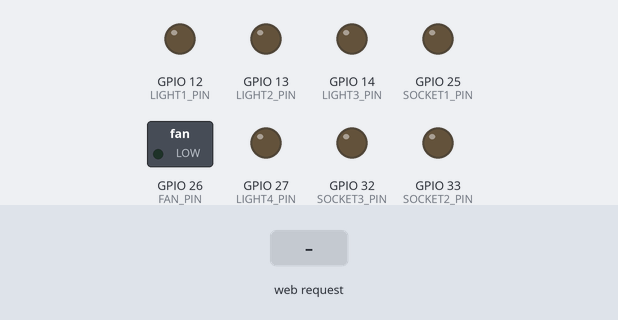
A sketch run on a simulated ESP32. On the bench: switched loads named in the sketch (green lamp = pin HIGH), output pins drawn as LEDs (lit = HIGH). The inputs (shaded band) are chosen by the test bench. WiFi joins after 1.5 s; servers stay silent unless stated; what the sketch prints to the serial monitor is not drawn.

Above: at 2.7 s.
2.8 s: HTTP request GET /light1/on received
At 4.0 s:
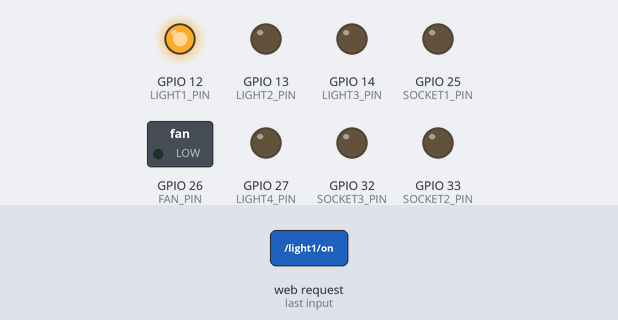
4.3 s: HTTP request GET /light2/on received
At 5.1 s:
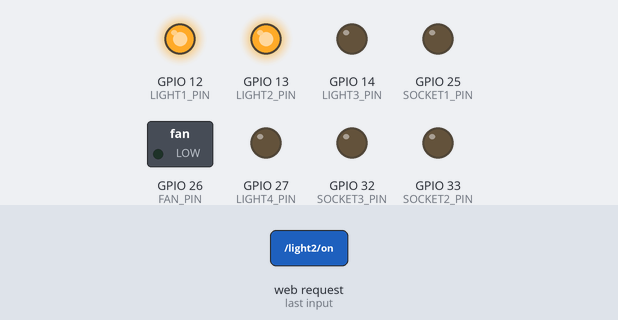
5.8 s: HTTP request GET /light1/off received
At 6.2 s:
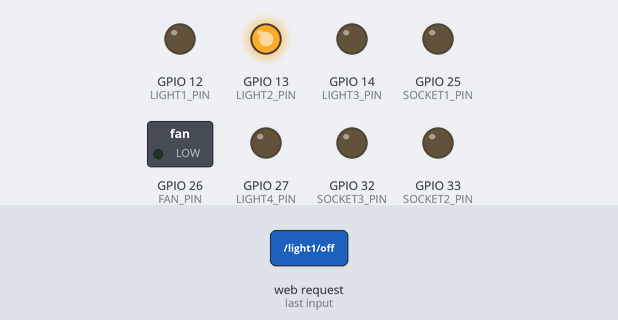
7.3 s: HTTP request GET /fan/on received
At 8.5 s:
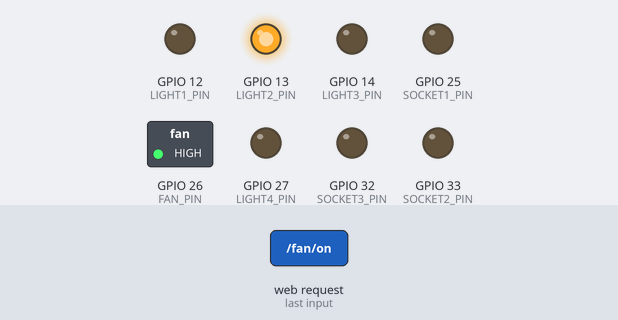
8.8 s: HTTP request GET /light2/off received
At 9.7 s:
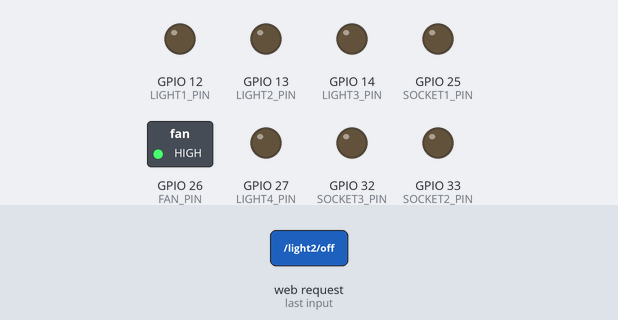
10.3 s: HTTP request GET /socket1/on received
At 10.9 s:
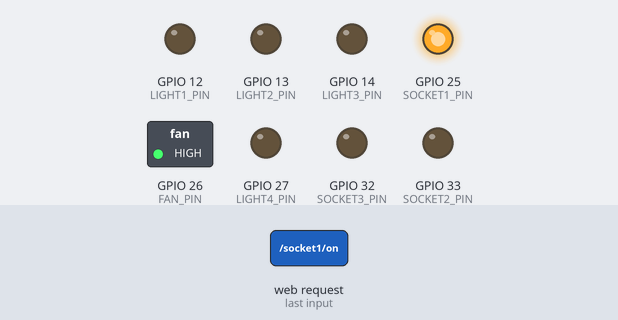
Timing chart, 0 to 12.8 s (numbered marks = the images above; inputs shaded):
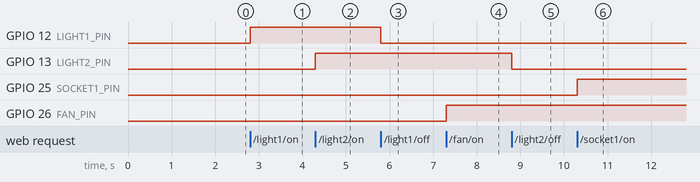

Measured:
- after the input at 2.8 s, GPIO 12 (LIGHT1_PIN): LOW → HIGH at once
- after the input at 4.3 s, GPIO 13 (LIGHT2_PIN): LOW → HIGH at once
- after the input at 5.8 s, GPIO 12 (LIGHT1_PIN): HIGH → LOW at once
- after the input at 7.3 s, GPIO 26 (FAN_PIN): LOW → HIGH at once
- after the input at 8.8 s, GPIO 13 (LIGHT2_PIN): HIGH → LOW at once
- after the input at 10.3 s, GPIO 25 (SOCKET1_PIN): LOW → HIGH at once

The sketch:

smart_home.ino
```cpp
#include <WiFi.h>
#include <WebServer.h>

// ========== WIFI CONFIG ==========
const char* ssid = "YOUR_WIFI_NAME";
const char* password = "YOUR_WIFI_PASSWORD";

// ========== PIN DEFINITIONS ==========
#define LIGHT1_PIN 12
#define LIGHT2_PIN 13
#define LIGHT3_PIN 14
#define LIGHT4_PIN 27
#define FAN_PIN    26
#define SOCKET1_PIN 25
#define SOCKET2_PIN 33
#define SOCKET3_PIN 32

// ========== SERVER ==========
WebServer server(80);

// ========== DEVICE STATES ==========
bool light1State = false;
bool light2State = false;
bool light3State = false;
bool light4State = false;
bool fanState = false;
bool socket1State = false;
bool socket2State = false;
bool socket3State = false;

// ========== HTML UI ==========
String getHTML() {
  return R"rawliteral(
  <!DOCTYPE html>
  <html>
  <head>
    <title>ESP32 Smart Home</title>
    <style>
      body {
        font-family: Arial;
        text-align: center;
        background: #0f172a;
        color: white;
      }
      h1 { margin-top: 30px; }
      .card {
        background: #1e293b;
        padding: 20px;
        margin: 15px auto;
        width: 250px;
        border-radius: 12px;
      }
      button {
        padding: 10px 20px;
        margin: 5px;
        border: none;
        border-radius: 8px;
        font-size: 16px;
        cursor: pointer;
      }
      .on { background: #22c55e; }
      .off { background: #ef4444; }
    </style>
  </head>
  <body>
    <h1>🏠 Smart Home Control</h1>

    <div class="card">
      <h3>Light 1</h3>
      <a href="/light1/on"><button class="on">ON</button></a>
      <a href="/light1/off"><button class="off">OFF</button></a>
    </div>

    <div class="card">
      <h3>Light 2</h3>
      <a href="/light2/on"><button class="on">ON</button></a>
      <a href="/light2/off"><button class="off">OFF</button></a>
    </div>

    <div class="card">
      <h3>Fan</h3>
      <a href="/fan/on"><button class="on">ON</button></a>
      <a href="/fan/off"><button class="off">OFF</button></a>
    </div>

    <div class="card">
      <h3>Socket 1</h3>
      <a href="/socket1/on"><button class="on">ON</button></a>
      <a href="/socket1/off"><button class="off">OFF</button></a>
    </div>

  </body>
  </html>
  )rawliteral";
}

// ========== ROUTES ==========
void handleRoot() {
  server.send(200, "text/html", getHTML());
}

// Generic toggle function
void toggleDevice(int pin, bool &state, bool turnOn) {
  state = turnOn;
  digitalWrite(pin, turnOn ? HIGH : LOW);
  handleRoot();
}

// ========== SETUP ==========
void setup() {
  Serial.begin(115200);

  // Set all pins
  int pins[] = {LIGHT1_PIN, LIGHT2_PIN, LIGHT3_PIN, LIGHT4_PIN,
                FAN_PIN, SOCKET1_PIN, SOCKET2_PIN, SOCKET3_PIN};

  for (int i = 0; i < 8; i++) {
    pinMode(pins[i], OUTPUT);
    digitalWrite(pins[i], LOW);
  }

  // Connect WiFi
  WiFi.begin(ssid, password);
  Serial.print("Connecting to WiFi");

  while (WiFi.status() != WL_CONNECTED) {
    delay(500);
    Serial.print(".");
  }

  Serial.println("\nConnected!");
  Serial.println(WiFi.localIP());

  // Routes
  server.on("/", handleRoot);

  server.on("/light1/on", [](){ toggleDevice(LIGHT1_PIN, light1State, true); });
  server.on("/light1/off", [](){ toggleDevice(LIGHT1_PIN, light1State, false); });

  server.on("/light2/on", [](){ toggleDevice(LIGHT2_PIN, light2State, true); });
  server.on("/light2/off", [](){ toggleDevice(LIGHT2_PIN, light2State, false); });

  server.on("/fan/on", [](){ toggleDevice(FAN_PIN, fanState, true); });
  server.on("/fan/off", [](){ toggleDevice(FAN_PIN, fanState, false); });

  server.on("/socket1/on", [](){ toggleDevice(SOCKET1_PIN, socket1State, true); });
  server.on("/socket1/off", [](){ toggleDevice(SOCKET1_PIN, socket1State, false); });

  server.begin();
}

// ========== LOOP ==========
void loop() {
  server.handleClient();
}
```
